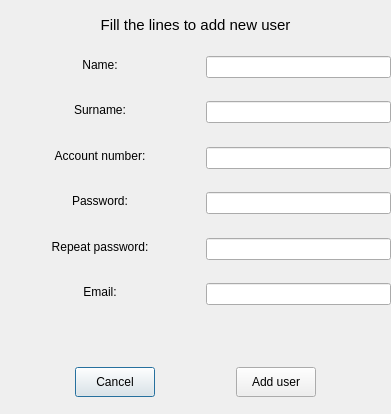
<?xml version="1.0" encoding="UTF-8"?>
<ui version="4.0">
 <class>UserAccounts</class>
 <widget class="QDialog" name="UserAccounts">
  <property name="geometry">
   <rect>
    <x>0</x>
    <y>0</y>
    <width>391</width>
    <height>414</height>
   </rect>
  </property>
  <property name="sizePolicy">
   <sizepolicy hsizetype="Fixed" vsizetype="Fixed">
    <horstretch>0</horstretch>
    <verstretch>0</verstretch>
   </sizepolicy>
  </property>
  <property name="maximumSize">
   <size>
    <width>391</width>
    <height>414</height>
   </size>
  </property>
  <property name="windowTitle">
   <string>Dialog</string>
  </property>
  <widget class="QWidget" name="verticalLayoutWidget_3">
   <property name="geometry">
    <rect>
     <x>0</x>
     <y>0</y>
     <width>391</width>
     <height>397</height>
    </rect>
   </property>
   <layout class="QVBoxLayout" name="verticalLayout_3">
    <item>
     <widget class="QLabel" name="titleLabel">
      <property name="minimumSize">
       <size>
        <width>0</width>
        <height>50</height>
       </size>
      </property>
      <property name="font">
       <font>
        <pointsize>11</pointsize>
       </font>
      </property>
      <property name="text">
       <string>Fill the lines to add new user</string>
      </property>
      <property name="alignment">
       <set>Qt::AlignCenter</set>
      </property>
     </widget>
    </item>
    <item>
     <layout class="QHBoxLayout" name="horizontalLayout_2">
      <item>
       <layout class="QVBoxLayout" name="verticalLayout">
        <item>
         <spacer name="verticalSpacer_9">
          <property name="orientation">
           <enum>Qt::Vertical</enum>
          </property>
          <property name="sizeType">
           <enum>QSizePolicy::Fixed</enum>
          </property>
          <property name="sizeHint" stdset="0">
           <size>
            <width>20</width>
            <height>0</height>
           </size>
          </property>
         </spacer>
        </item>
        <item>
         <widget class="QLabel" name="label_2">
          <property name="minimumSize">
           <size>
            <width>200</width>
            <height>0</height>
           </size>
          </property>
          <property name="text">
           <string>Name:</string>
          </property>
          <property name="alignment">
           <set>Qt::AlignCenter</set>
          </property>
         </widget>
        </item>
        <item>
         <widget class="QLabel" name="label">
          <property name="text">
           <string/>
          </property>
         </widget>
        </item>
        <item>
         <widget class="QLabel" name="label_3">
          <property name="text">
           <string>Surname:</string>
          </property>
          <property name="alignment">
           <set>Qt::AlignCenter</set>
          </property>
         </widget>
        </item>
        <item>
         <widget class="QLabel" name="accountNumberLabel">
          <property name="text">
           <string/>
          </property>
         </widget>
        </item>
        <item>
         <widget class="QLabel" name="label_4">
          <property name="text">
           <string>Account number:</string>
          </property>
          <property name="alignment">
           <set>Qt::AlignCenter</set>
          </property>
         </widget>
        </item>
        <item>
         <widget class="QLabel" name="label_10">
          <property name="text">
           <string/>
          </property>
         </widget>
        </item>
        <item>
         <widget class="QLabel" name="label_5">
          <property name="text">
           <string>Password:</string>
          </property>
          <property name="alignment">
           <set>Qt::AlignCenter</set>
          </property>
         </widget>
        </item>
        <item>
         <widget class="QLabel" name="passwordLabel">
          <property name="text">
           <string/>
          </property>
         </widget>
        </item>
        <item>
         <widget class="QLabel" name="label_6">
          <property name="text">
           <string>Repeat password:</string>
          </property>
          <property name="alignment">
           <set>Qt::AlignCenter</set>
          </property>
         </widget>
        </item>
        <item>
         <widget class="QLabel" name="emailLabel">
          <property name="text">
           <string/>
          </property>
         </widget>
        </item>
        <item>
         <widget class="QLabel" name="label_7">
          <property name="text">
           <string>Email:</string>
          </property>
          <property name="alignment">
           <set>Qt::AlignCenter</set>
          </property>
         </widget>
        </item>
        <item>
         <spacer name="verticalSpacer_8">
          <property name="orientation">
           <enum>Qt::Vertical</enum>
          </property>
          <property name="sizeType">
           <enum>QSizePolicy::Fixed</enum>
          </property>
          <property name="sizeHint" stdset="0">
           <size>
            <width>20</width>
            <height>5</height>
           </size>
          </property>
         </spacer>
        </item>
       </layout>
      </item>
      <item>
       <layout class="QVBoxLayout" name="verticalLayout_2">
        <item>
         <spacer name="verticalSpacer_6">
          <property name="orientation">
           <enum>Qt::Vertical</enum>
          </property>
          <property name="sizeHint" stdset="0">
           <size>
            <width>20</width>
            <height>20</height>
           </size>
          </property>
         </spacer>
        </item>
        <item>
         <widget class="QLineEdit" name="nameLineEdit"/>
        </item>
        <item>
         <spacer name="verticalSpacer">
          <property name="orientation">
           <enum>Qt::Vertical</enum>
          </property>
          <property name="sizeHint" stdset="0">
           <size>
            <width>20</width>
            <height>40</height>
           </size>
          </property>
         </spacer>
        </item>
        <item>
         <widget class="QLineEdit" name="surnameLineEdit"/>
        </item>
        <item>
         <spacer name="verticalSpacer_2">
          <property name="orientation">
           <enum>Qt::Vertical</enum>
          </property>
          <property name="sizeHint" stdset="0">
           <size>
            <width>20</width>
            <height>40</height>
           </size>
          </property>
         </spacer>
        </item>
        <item>
         <widget class="QLineEdit" name="accountNumberLineEdit"/>
        </item>
        <item>
         <spacer name="verticalSpacer_3">
          <property name="orientation">
           <enum>Qt::Vertical</enum>
          </property>
          <property name="sizeHint" stdset="0">
           <size>
            <width>20</width>
            <height>40</height>
           </size>
          </property>
         </spacer>
        </item>
        <item>
         <widget class="QLineEdit" name="passwordLineEdit"/>
        </item>
        <item>
         <spacer name="verticalSpacer_4">
          <property name="orientation">
           <enum>Qt::Vertical</enum>
          </property>
          <property name="sizeHint" stdset="0">
           <size>
            <width>20</width>
            <height>40</height>
           </size>
          </property>
         </spacer>
        </item>
        <item>
         <widget class="QLineEdit" name="repeatPasswordLlineEdit"/>
        </item>
        <item>
         <spacer name="verticalSpacer_5">
          <property name="orientation">
           <enum>Qt::Vertical</enum>
          </property>
          <property name="sizeHint" stdset="0">
           <size>
            <width>20</width>
            <height>40</height>
           </size>
          </property>
         </spacer>
        </item>
        <item>
         <widget class="QLineEdit" name="emailLineEdit"/>
        </item>
        <item>
         <spacer name="verticalSpacer_7">
          <property name="orientation">
           <enum>Qt::Vertical</enum>
          </property>
          <property name="sizeHint" stdset="0">
           <size>
            <width>20</width>
            <height>20</height>
           </size>
          </property>
         </spacer>
        </item>
       </layout>
      </item>
     </layout>
    </item>
    <item>
     <widget class="QLabel" name="messageLabel">
      <property name="minimumSize">
       <size>
        <width>0</width>
        <height>50</height>
       </size>
      </property>
      <property name="text">
       <string/>
      </property>
      <property name="alignment">
       <set>Qt::AlignCenter</set>
      </property>
     </widget>
    </item>
    <item>
     <layout class="QHBoxLayout" name="horizontalLayout">
      <item>
       <spacer name="horizontalSpacer_2">
        <property name="orientation">
         <enum>Qt::Horizontal</enum>
        </property>
        <property name="sizeHint" stdset="0">
         <size>
          <width>40</width>
          <height>20</height>
         </size>
        </property>
       </spacer>
      </item>
      <item>
       <widget class="QPushButton" name="cancelButton">
        <property name="minimumSize">
         <size>
          <width>0</width>
          <height>30</height>
         </size>
        </property>
        <property name="text">
         <string>Cancel</string>
        </property>
       </widget>
      </item>
      <item>
       <spacer name="horizontalSpacer">
        <property name="orientation">
         <enum>Qt::Horizontal</enum>
        </property>
        <property name="sizeHint" stdset="0">
         <size>
          <width>40</width>
          <height>20</height>
         </size>
        </property>
       </spacer>
      </item>
      <item>
       <widget class="QPushButton" name="addUserButton">
        <property name="minimumSize">
         <size>
          <width>0</width>
          <height>30</height>
         </size>
        </property>
        <property name="text">
         <string>Add user</string>
        </property>
       </widget>
      </item>
      <item>
       <spacer name="horizontalSpacer_3">
        <property name="orientation">
         <enum>Qt::Horizontal</enum>
        </property>
        <property name="sizeHint" stdset="0">
         <size>
          <width>40</width>
          <height>20</height>
         </size>
        </property>
       </spacer>
      </item>
     </layout>
    </item>
   </layout>
  </widget>
 </widget>
 <resources/>
 <connections/>
</ui>
